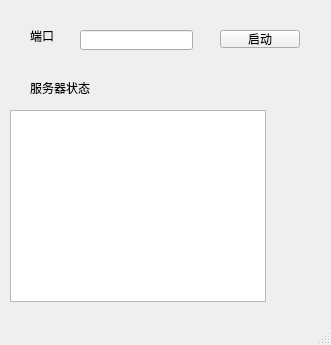
<?xml version="1.0" encoding="UTF-8"?>
<ui version="4.0">
 <class>MainWindow</class>
 <widget class="QMainWindow" name="MainWindow">
  <property name="geometry">
   <rect>
    <x>0</x>
    <y>0</y>
    <width>331</width>
    <height>345</height>
   </rect>
  </property>
  <property name="windowTitle">
   <string>MainWindow</string>
  </property>
  <widget class="QWidget" name="centralwidget">
   <widget class="QTextBrowser" name="record">
    <property name="geometry">
     <rect>
      <x>10</x>
      <y>110</y>
      <width>256</width>
      <height>192</height>
     </rect>
    </property>
   </widget>
   <widget class="QLabel" name="label">
    <property name="geometry">
     <rect>
      <x>30</x>
      <y>80</y>
      <width>131</width>
      <height>16</height>
     </rect>
    </property>
    <property name="text">
     <string>服务器状态</string>
    </property>
   </widget>
   <widget class="QLabel" name="label_2">
    <property name="geometry">
     <rect>
      <x>30</x>
      <y>30</y>
      <width>40</width>
      <height>12</height>
     </rect>
    </property>
    <property name="text">
     <string>端口</string>
    </property>
   </widget>
   <widget class="QLineEdit" name="port">
    <property name="geometry">
     <rect>
      <x>80</x>
      <y>30</y>
      <width>113</width>
      <height>20</height>
     </rect>
    </property>
   </widget>
   <widget class="QPushButton" name="startServer">
    <property name="geometry">
     <rect>
      <x>220</x>
      <y>30</y>
      <width>80</width>
      <height>18</height>
     </rect>
    </property>
    <property name="text">
     <string>启动</string>
    </property>
   </widget>
  </widget>
  <widget class="QStatusBar" name="statusbar"/>
 </widget>
 <resources/>
 <connections/>
</ui>
